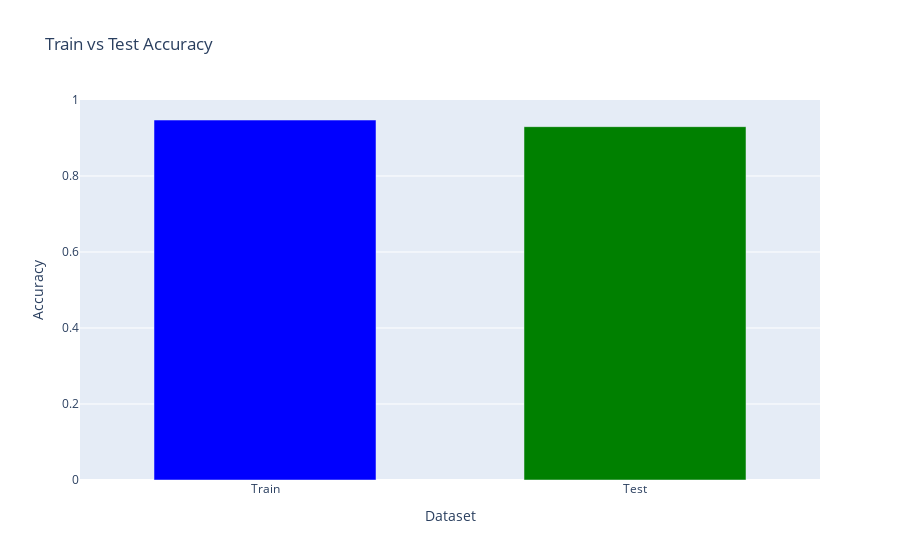

The notebook cell saved with this chart:
### Code cell
import plotly.graph_objects as go

# Train and test accuracies
train_accuracy = 0.9472527472527472
test_accuracy = 0.9298245614035088

# Data
accuracies = [train_accuracy, test_accuracy]
labels = ['Train', 'Test']

# Create a bar chart
fig = go.Figure(
    data=[
        go.Bar(name='Accuracy', x=labels, y=accuracies, marker=dict(color=['blue', 'green']))
    ]
)

# Update layout for interactivity
fig.update_layout(
    title='Train vs Test Accuracy',
    xaxis_title='Dataset',
    yaxis_title='Accuracy',
    yaxis=dict(range=[0, 1]),  # Set y-axis from 0 to 1 for accuracy
    hovermode="x unified",
    bargap=0.4
)

# Show the interactive plot
fig.show()

### Figure 1 — Plotly figure (JSON) as saved in the notebook; plotly's stock layout.template omitted (floating-point values rounded to 4 significant figures)
{"data": [{"marker": {"color": ["blue", "green"]}, "name": "Accuracy", "type": "bar", "x": ["Train", "Test"], "y": [0.9473, 0.9298]}], "layout": {"bargap": 0.4, "hovermode": "x unified", "title": {"text": "Train vs Test Accuracy"}, "xaxis": {"title": {"text": "Dataset"}}, "yaxis": {"range": [0, 1], "title": {"text": "Accuracy"}}}}
